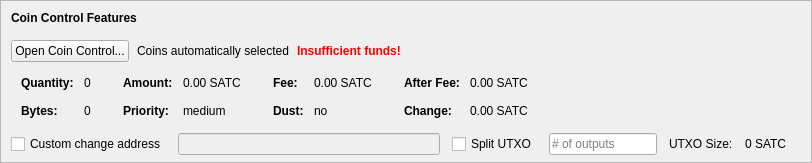
    <widget class="QFrame" name="frameCoinControl">
     <property name="sizePolicy">
      <sizepolicy hsizetype="Expanding" vsizetype="Expanding">
       <horstretch>0</horstretch>
       <verstretch>0</verstretch>
      </sizepolicy>
     </property>
     <property name="maximumSize">
      <size>
       <width>16777215</width>
       <height>16777215</height>
      </size>
     </property>
     <property name="frameShape">
      <enum>QFrame::StyledPanel</enum>
     </property>
     <property name="frameShadow">
      <enum>QFrame::Sunken</enum>
     </property>
     <layout class="QVBoxLayout" name="verticalLayoutCoinControl2">
      <property name="spacing">
       <number>0</number>
      </property>
      <property name="leftMargin">
       <number>0</number>
      </property>
      <property name="topMargin">
       <number>0</number>
      </property>
      <property name="rightMargin">
       <number>0</number>
      </property>
      <property name="bottomMargin">
       <number>6</number>
      </property>
      <item>
       <layout class="QVBoxLayout" name="verticalLayoutCoinControl" stretch="0,0,0,0,1">
        <property name="spacing">
         <number>0</number>
        </property>
        <property name="leftMargin">
         <number>10</number>
        </property>
        <property name="topMargin">
         <number>10</number>
        </property>
        <item>
         <layout class="QHBoxLayout" name="horizontalLayoutCoinControl1">
          <property name="bottomMargin">
           <number>15</number>
          </property>
          <item>
           <widget class="QLabel" name="labelCoinControlFeatures">
            <property name="sizePolicy">
             <sizepolicy hsizetype="Preferred" vsizetype="Maximum">
              <horstretch>0</horstretch>
              <verstretch>0</verstretch>
             </sizepolicy>
            </property>
            <property name="font">
             <font>
              <weight>75</weight>
              <bold>true</bold>
             </font>
            </property>
            <property name="styleSheet">
             <string notr="true">font-weight:bold;</string>
            </property>
            <property name="text">
             <string>Coin Control Features</string>
            </property>
           </widget>
          </item>
         </layout>
        </item>
        <item>
         <layout class="QHBoxLayout" name="horizontalLayoutCoinControl2" stretch="0,0,0,0">
          <property name="spacing">
           <number>8</number>
          </property>
          <property name="bottomMargin">
           <number>10</number>
          </property>
          <item>
           <widget class="QPushButton" name="pushButtonCoinControl">
            <property name="styleSheet">
             <string notr="true"/>
            </property>
            <property name="text">
             <string>Open Coin Control...</string>
            </property>
            <property name="autoDefault">
             <bool>false</bool>
            </property>
           </widget>
          </item>
          <item>
           <widget class="QLabel" name="labelCoinControlAutomaticallySelected">
            <property name="text">
             <string>Coins automatically selected</string>
            </property>
            <property name="margin">
             <number>5</number>
            </property>
           </widget>
          </item>
          <item>
           <widget class="QLabel" name="labelCoinControlInsuffFunds">
            <property name="font">
             <font>
              <weight>75</weight>
              <bold>true</bold>
             </font>
            </property>
            <property name="styleSheet">
             <string notr="true">color:red;font-weight:bold;</string>
            </property>
            <property name="text">
             <string>Insufficient funds!</string>
            </property>
            <property name="margin">
             <number>5</number>
            </property>
           </widget>
          </item>
          <item>
           <spacer name="horizontalSpacerCoinControl">
            <property name="orientation">
             <enum>Qt::Horizontal</enum>
            </property>
            <property name="sizeHint" stdset="0">
             <size>
              <width>40</width>
              <height>1</height>
             </size>
            </property>
           </spacer>
          </item>
         </layout>
        </item>
        <item>
         <widget class="QWidget" name="widgetCoinControl" native="true">
          <property name="sizePolicy">
           <sizepolicy hsizetype="Preferred" vsizetype="Preferred">
            <horstretch>0</horstretch>
            <verstretch>0</verstretch>
           </sizepolicy>
          </property>
          <property name="minimumSize">
           <size>
            <width>0</width>
            <height>0</height>
           </size>
          </property>
          <property name="styleSheet">
           <string notr="true"/>
          </property>
          <layout class="QHBoxLayout" name="horizontalLayoutCoinControl5">
           <property name="leftMargin">
            <number>0</number>
           </property>
           <property name="topMargin">
            <number>0</number>
           </property>
           <property name="rightMargin">
            <number>0</number>
           </property>
           <property name="bottomMargin">
            <number>0</number>
           </property>
           <item>
            <layout class="QHBoxLayout" name="horizontalLayoutCoinControl3" stretch="0,0,0,1">
             <property name="spacing">
              <number>20</number>
             </property>
             <property name="topMargin">
              <number>0</number>
             </property>
             <property name="bottomMargin">
              <number>10</number>
             </property>
             <item>
              <layout class="QFormLayout" name="formLayoutCoinControl1">
               <property name="horizontalSpacing">
                <number>10</number>
               </property>
               <property name="verticalSpacing">
                <number>14</number>
               </property>
               <property name="leftMargin">
                <number>10</number>
               </property>
               <property name="topMargin">
                <number>4</number>
               </property>
               <property name="rightMargin">
                <number>6</number>
               </property>
               <item row="0" column="0">
                <widget class="QLabel" name="labelCoinControlQuantityText">
                 <property name="font">
                  <font>
                   <weight>75</weight>
                   <bold>true</bold>
                  </font>
                 </property>
                 <property name="text">
                  <string>Quantity:</string>
                 </property>
                 <property name="margin">
                  <number>0</number>
                 </property>
                </widget>
               </item>
               <item row="0" column="1">
                <widget class="QLabel" name="labelCoinControlQuantity">
                 <property name="cursor">
                  <cursorShape>IBeamCursor</cursorShape>
                 </property>
                 <property name="contextMenuPolicy">
                  <enum>Qt::ActionsContextMenu</enum>
                 </property>
                 <property name="text">
                  <string notr="true">0</string>
                 </property>
                 <property name="margin">
                  <number>0</number>
                 </property>
                 <property name="textInteractionFlags">
                  <set>Qt::LinksAccessibleByMouse|Qt::TextSelectableByKeyboard|Qt::TextSelectableByMouse</set>
                 </property>
                </widget>
               </item>
               <item row="1" column="0">
                <widget class="QLabel" name="labelCoinControlBytesText">
                 <property name="font">
                  <font>
                   <weight>75</weight>
                   <bold>true</bold>
                  </font>
                 </property>
                 <property name="text">
                  <string>Bytes:</string>
                 </property>
                </widget>
               </item>
               <item row="1" column="1">
                <widget class="QLabel" name="labelCoinControlBytes">
                 <property name="cursor">
                  <cursorShape>IBeamCursor</cursorShape>
                 </property>
                 <property name="contextMenuPolicy">
                  <enum>Qt::ActionsContextMenu</enum>
                 </property>
                 <property name="text">
                  <string notr="true">0</string>
                 </property>
                 <property name="textInteractionFlags">
                  <set>Qt::LinksAccessibleByMouse|Qt::TextSelectableByKeyboard|Qt::TextSelectableByMouse</set>
                 </property>
                </widget>
               </item>
              </layout>
             </item>
             <item>
              <layout class="QFormLayout" name="formLayoutCoinControl2">
               <property name="horizontalSpacing">
                <number>10</number>
               </property>
               <property name="verticalSpacing">
                <number>14</number>
               </property>
               <property name="leftMargin">
                <number>6</number>
               </property>
               <property name="topMargin">
                <number>4</number>
               </property>
               <property name="rightMargin">
                <number>6</number>
               </property>
               <item row="0" column="0">
                <widget class="QLabel" name="labelCoinControlAmountText">
                 <property name="font">
                  <font>
                   <weight>75</weight>
                   <bold>true</bold>
                  </font>
                 </property>
                 <property name="text">
                  <string>Amount:</string>
                 </property>
                 <property name="margin">
                  <number>0</number>
                 </property>
                </widget>
               </item>
               <item row="0" column="1">
                <widget class="QLabel" name="labelCoinControlAmount">
                 <property name="cursor">
                  <cursorShape>IBeamCursor</cursorShape>
                 </property>
                 <property name="contextMenuPolicy">
                  <enum>Qt::ActionsContextMenu</enum>
                 </property>
                 <property name="text">
                  <string notr="true">0.00 SATC</string>
                 </property>
                 <property name="textInteractionFlags">
                  <set>Qt::LinksAccessibleByMouse|Qt::TextSelectableByKeyboard|Qt::TextSelectableByMouse</set>
                 </property>
                </widget>
               </item>
               <item row="1" column="0">
                <widget class="QLabel" name="labelCoinControlPriorityText">
                 <property name="font">
                  <font>
                   <weight>75</weight>
                   <bold>true</bold>
                  </font>
                 </property>
                 <property name="text">
                  <string>Priority:</string>
                 </property>
                </widget>
               </item>
               <item row="1" column="1">
                <widget class="QLabel" name="labelCoinControlPriority">
                 <property name="cursor">
                  <cursorShape>IBeamCursor</cursorShape>
                 </property>
                 <property name="contextMenuPolicy">
                  <enum>Qt::ActionsContextMenu</enum>
                 </property>
                 <property name="text">
                  <string>medium</string>
                 </property>
                 <property name="textInteractionFlags">
                  <set>Qt::LinksAccessibleByMouse|Qt::TextSelectableByKeyboard|Qt::TextSelectableByMouse</set>
                 </property>
                </widget>
               </item>
              </layout>
             </item>
             <item>
              <layout class="QFormLayout" name="formLayoutCoinControl3">
               <property name="horizontalSpacing">
                <number>10</number>
               </property>
               <property name="verticalSpacing">
                <number>14</number>
               </property>
               <property name="leftMargin">
                <number>6</number>
               </property>
               <property name="topMargin">
                <number>4</number>
               </property>
               <property name="rightMargin">
                <number>6</number>
               </property>
               <item row="0" column="0">
                <widget class="QLabel" name="labelCoinControlFeeText">
                 <property name="font">
                  <font>
                   <weight>75</weight>
                   <bold>true</bold>
                  </font>
                 </property>
                 <property name="text">
                  <string>Fee:</string>
                 </property>
                 <property name="margin">
                  <number>0</number>
                 </property>
                </widget>
               </item>
               <item row="0" column="1">
                <widget class="QLabel" name="labelCoinControlFee">
                 <property name="cursor">
                  <cursorShape>IBeamCursor</cursorShape>
                 </property>
                 <property name="contextMenuPolicy">
                  <enum>Qt::ActionsContextMenu</enum>
                 </property>
                 <property name="text">
                  <string notr="true">0.00 SATC</string>
                 </property>
                 <property name="textInteractionFlags">
                  <set>Qt::LinksAccessibleByMouse|Qt::TextSelectableByKeyboard|Qt::TextSelectableByMouse</set>
                 </property>
                </widget>
               </item>
               <item row="1" column="0">
                <widget class="QLabel" name="labelCoinControlLowOutputText">
                 <property name="font">
                  <font>
                   <weight>75</weight>
                   <bold>true</bold>
                  </font>
                 </property>
                 <property name="text">
                  <string>Dust:</string>
                 </property>
                </widget>
               </item>
               <item row="1" column="1">
                <widget class="QLabel" name="labelCoinControlLowOutput">
                 <property name="cursor">
                  <cursorShape>IBeamCursor</cursorShape>
                 </property>
                 <property name="contextMenuPolicy">
                  <enum>Qt::ActionsContextMenu</enum>
                 </property>
                 <property name="text">
                  <string>no</string>
                 </property>
                 <property name="textInteractionFlags">
                  <set>Qt::LinksAccessibleByMouse|Qt::TextSelectableByKeyboard|Qt::TextSelectableByMouse</set>
                 </property>
                </widget>
               </item>
              </layout>
             </item>
             <item>
              <layout class="QFormLayout" name="formLayoutCoinControl4">
               <property name="horizontalSpacing">
                <number>10</number>
               </property>
               <property name="verticalSpacing">
                <number>14</number>
               </property>
               <property name="leftMargin">
                <number>6</number>
               </property>
               <property name="topMargin">
                <number>4</number>
               </property>
               <property name="rightMargin">
                <number>6</number>
               </property>
               <item row="0" column="0">
                <widget class="QLabel" name="labelCoinControlAfterFeeText">
                 <property name="font">
                  <font>
                   <weight>75</weight>
                   <bold>true</bold>
                  </font>
                 </property>
                 <property name="text">
                  <string>After Fee:</string>
                 </property>
                 <property name="margin">
                  <number>0</number>
                 </property>
                </widget>
               </item>
               <item row="0" column="1">
                <widget class="QLabel" name="labelCoinControlAfterFee">
                 <property name="cursor">
                  <cursorShape>IBeamCursor</cursorShape>
                 </property>
                 <property name="contextMenuPolicy">
                  <enum>Qt::ActionsContextMenu</enum>
                 </property>
                 <property name="text">
                  <string notr="true">0.00 SATC</string>
                 </property>
                 <property name="textInteractionFlags">
                  <set>Qt::LinksAccessibleByMouse|Qt::TextSelectableByKeyboard|Qt::TextSelectableByMouse</set>
                 </property>
                </widget>
               </item>
               <item row="1" column="0">
                <widget class="QLabel" name="labelCoinControlChangeText">
                 <property name="font">
                  <font>
                   <weight>75</weight>
                   <bold>true</bold>
                  </font>
                 </property>
                 <property name="text">
                  <string>Change:</string>
                 </property>
                </widget>
               </item>
               <item row="1" column="1">
                <widget class="QLabel" name="labelCoinControlChange">
                 <property name="cursor">
                  <cursorShape>IBeamCursor</cursorShape>
                 </property>
                 <property name="contextMenuPolicy">
                  <enum>Qt::ActionsContextMenu</enum>
                 </property>
                 <property name="text">
                  <string notr="true">0.00 SATC</string>
                 </property>
                 <property name="textInteractionFlags">
                  <set>Qt::LinksAccessibleByMouse|Qt::TextSelectableByKeyboard|Qt::TextSelectableByMouse</set>
                 </property>
                </widget>
               </item>
              </layout>
             </item>
            </layout>
           </item>
          </layout>
         </widget>
        </item>
        <item>
         <layout class="QHBoxLayout" name="horizontalLayoutCoinControl4" stretch="0,0,0,0,0,0,0">
          <property name="spacing">
           <number>12</number>
          </property>
          <property name="sizeConstraint">
           <enum>QLayout::SetDefaultConstraint</enum>
          </property>
          <property name="topMargin">
           <number>5</number>
          </property>
          <property name="rightMargin">
           <number>5</number>
          </property>
          <item>
           <widget class="QCheckBox" name="checkBoxCoinControlChange">
            <property name="toolTip">
             <string>If this is activated, but the change address is empty or invalid, change will be sent to a newly generated address.</string>
            </property>
            <property name="text">
             <string>Custom change address</string>
            </property>
           </widget>
          </item>
          <item>
           <widget class="QValidatedLineEdit" name="lineEditCoinControlChange">
            <property name="enabled">
             <bool>false</bool>
            </property>
            <property name="sizePolicy">
             <sizepolicy hsizetype="Expanding" vsizetype="Fixed">
              <horstretch>0</horstretch>
              <verstretch>0</verstretch>
             </sizepolicy>
            </property>
           </widget>
          </item>
          <item>
           <widget class="QCheckBox" name="splitBlockCheckBox">
            <property name="text">
             <string>Split UTXO</string>
            </property>
           </widget>
          </item>
          <item>
           <widget class="QLineEdit" name="splitBlockLineEdit">
            <property name="sizePolicy">
             <sizepolicy hsizetype="Fixed" vsizetype="Fixed">
              <horstretch>50</horstretch>
              <verstretch>0</verstretch>
             </sizepolicy>
            </property>
            <property name="placeholderText">
             <string># of outputs</string>
            </property>
           </widget>
          </item>
          <item>
           <widget class="QLabel" name="labelBlockSizeText">
            <property name="text">
             <string>UTXO Size:</string>
            </property>
           </widget>
          </item>
          <item>
           <widget class="QLabel" name="labelBlockSize">
            <property name="text">
             <string>0 SATC</string>
            </property>
           </widget>
          </item>
          <item>
           <widget class="QLabel" name="labelCoinControlChangeLabel">
            <property name="sizePolicy">
             <sizepolicy hsizetype="Preferred" vsizetype="Expanding">
              <horstretch>0</horstretch>
              <verstretch>0</verstretch>
             </sizepolicy>
            </property>
            <property name="minimumSize">
             <size>
              <width>0</width>
              <height>0</height>
             </size>
            </property>
            <property name="text">
             <string/>
            </property>
            <property name="margin">
             <number>3</number>
            </property>
           </widget>
          </item>
         </layout>
        </item>
        <item>
         <spacer name="verticalSpacerCoinControl">
          <property name="orientation">
           <enum>Qt::Vertical</enum>
          </property>
          <property name="sizeHint" stdset="0">
           <size>
            <width>800</width>
            <height>1</height>
           </size>
          </property>
         </spacer>
        </item>
       </layout>
      </item>
     </layout>
    </widget>
